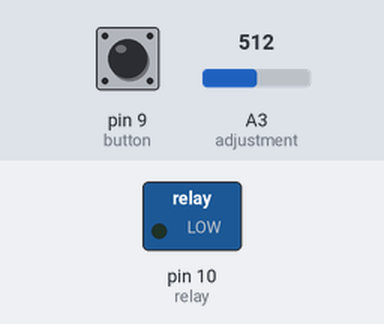
A sketch run on a simulated Arduino Uno, built with avr-gcc and run on an emulated ATmega328P. Parts: switched loads named in the sketch (green lamp = pin HIGH). The test bench sets the inputs (shaded band); at power-on: pin 9 (button) LOW, A3 (adjustment) = 512. Pins used as bus, display or sensor lines are not drawn.

Above: at 1.2 s.
1.3 s: pin 9 (button) pulled HIGH for 0.15 s
At 1.6 s:
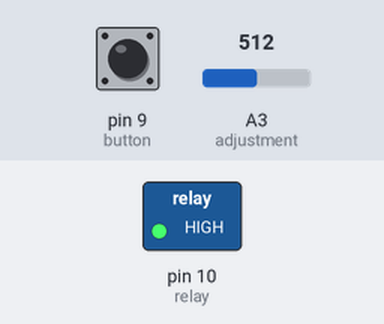
Timing chart, 0 to 4.3 s (numbered marks = the images above; inputs shaded):
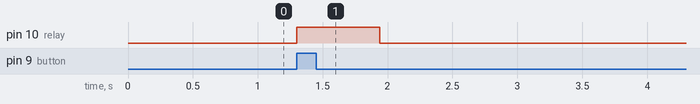

Measured:
- after the input at 1.3 s, pin 10 (relay): LOW → HIGH at once, → LOW 0.64 s later

The sketch:

Shurik_RelayOffDelay.ino
```cpp
int power = 8; // PB0 (CPU 14 Pin) Power led. always on
int relay = 10; // PB2 (CPU 16 Pin)  Relay
int button = 9;  // PB1 (CPU 15 Pin) Button
int adjustment = A3;  // ADC3 (CPU Pin 26) ( 10k adj resistor (to adjust time delay)

int dispClock = 6; // PD6 (CPU Pin 12) 2 digit display clock
int dispReset = 7; // PD7 (CPU Pin 13 ) reset display

int delayIncrease = 2; // PD2 (CPU Pin 4 )
int delayDecrease = 3; // PD3 (CPU Pin 5 )


int sensorValue = 0;        // value read from the Adjustment Resistor
int outputValue = 0;        // mapped value for Led panel
int oldOutputValue = 0;     // old value. ifvalue changed - to update LED display
int delayValue = 0;         // if CPU = 8MHz = value / 2
int numberToShow = 0;       // Show value to LED Display

// Обнуляет текущее значение
void resetNumber()
{
  // Просто последовательно выдаём HIGH и LOW на вывод reset
  digitalWrite(dispReset, HIGH);
  digitalWrite(dispReset, LOW);
}


//Выводит на индикаторе переданное в параметрах число
void showNumber(int n)
{
  // Обнуляем текущее значение
  resetNumber();

  // "Помигаем" выводом счётчика до нужного значения
  for (byte i=0; i<n; i++) {
  digitalWrite(dispClock, HIGH);
  digitalWrite(dispClock, LOW);
  }
}

void setup()
{
  //temp
//  Serial.begin(9600);


  pinMode(power, OUTPUT);
  digitalWrite(power, HIGH);

  pinMode(relay, OUTPUT);

  pinMode(button, INPUT);

  pinMode(adjustment, INPUT);

  pinMode(dispReset, OUTPUT);
  pinMode(dispClock, OUTPUT);
}


void loop()
{

    // read the analog in value:
    sensorValue = analogRead(adjustment);
    // map it to the range of the analog out:
    outputValue = map(sensorValue, 0, 1023, 0, 2550);

    delayValue = (int) outputValue / 2;

//    if (oldOutputValue != outputValue)
    if ( (oldOutputValue+10 < sensorValue) or  (oldOutputValue-10 > sensorValue) )
    {

      numberToShow = outputValue / 10;
      if ( numberToShow >= 100)
      {
        showNumber(numberToShow / 10);
        digitalWrite(power, HIGH);

      }
      else
      {
        showNumber(numberToShow);
        digitalWrite(power, LOW);
      }

      oldOutputValue = sensorValue;
      delay(20);
    }

  if (digitalRead(button))
  {
    digitalWrite(relay, HIGH);
//    int i = map()


    // print the results to the serial monitor:
//    Serial.print("sensor = " );
//    Serial.print(sensorValue);
//    Serial.print("\t output = ");
//    Serial.println(outputValue);


    delay(delayValue);

    while (digitalRead(button))
    {
      digitalWrite(relay, LOW);
      delay(100);
    }


  }
  else
  {
    digitalWrite(relay, LOW);
  }
}
```
